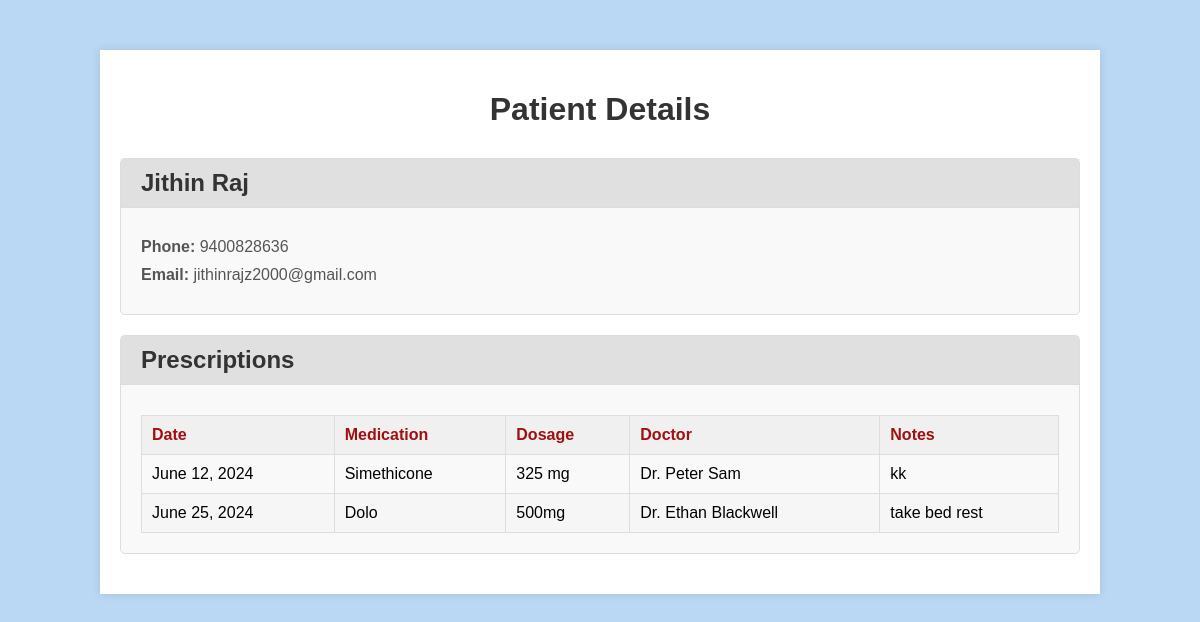
/view_patient_details_nurse/11/, run on the app's committed database.
### Hospital_mngmnt/models.py (models this page shows, shortened)
class Patient(models.Model):
    name = models.CharField(max_length=255)
    phone_number = models.CharField(max_length=10)
    email = models.EmailField(unique=True)
    password = models.CharField(max_length=255)

class Prescription(models.Model):
    doctor = models.ForeignKey(Doctor, null=True, on_delete=models.CASCADE)
    patient_name = models.CharField(max_length=100, default='')
    medication = models.CharField(max_length=100)
    dosage = models.CharField(max_length=50)
    frequency = models.CharField(max_length=50)
    start_date = models.DateField()
    end_date = models.DateField()
    notes = models.TextField()

class Doctor(models.Model):
    name = models.CharField(max_length=25)
    specialization = models.CharField(max_length=30)
    image = models.ImageField(upload_to='media', default='', blank=True)
    availability = models.BooleanField(default=True)
    desc = models.CharField(max_length=250, default='')
    def __str__(self):
        return '{}'.format(self.name)

### Hospital_mngmnt/views.py (the view)
# urls.py: path('view_patient_details_nurse/<int:patient_id>/',views.view_patient_details_nurse, name='patient_details_nurse'),
def view_patient_details_nurse(request, patient_id):
    patient = get_object_or_404(Patient, id=patient_id)
    prescriptions = Prescription.objects.filter(patient_name=patient.name)
    context = {
        'patient': patient,
        'prescriptions': prescriptions
    }
    return render(request, 'view_patient_details_nurse.html', context)

### templates/view_patient_details_nurse.html (shortened to what this page needs)
{% load static %}
    <div class="container">
        <h1>Patient Details</h1>
        <div class="card">
            <div class="card-header">
                <h2>{{ patient.name }}</h2>
            </div>
            <div class="card-body">
                <p><strong>Phone:</strong> {{ patient.phone_number}}</p>
                <p><strong>Email:</strong> {{ patient.email }}</p>
            </div>
        </div>
        <div class="card">
            <div class="card-header">
                <h2>Prescriptions</h2>
            </div>
            <div class="card-body">
                {% if prescriptions %}
                    <table>
                        <thead>
                            <tr>
                                <th>Date</th>
                                <th>Medication</th>
                                <th>Dosage</th>
                                <th>Doctor</th>
                                <th>Notes</th>
                            </tr>
                        </thead>
                        <tbody>
                            {% for prescription in prescriptions %}
                                <tr>
                                    <td>{{ prescription.start_date }}</td>
                                    <td>{{ prescription.medication }}</td>
                                    <td>{{ prescription.dosage }}</td>
                                    <td>{{ prescription.doctor }}</td>
                                    <td>{{ prescription.notes }}</td>
                                </tr>
                            {% endfor %}
                        </tbody>
                    </table>
                {% else %}
                    <p>No prescriptions found.</p>
                {% endif %}
            </div>
        </div>
    </div>

### templates/view_patient_details_nurse.html (style rules this page uses)
.container { width: 80%; margin: 50px auto; background-color: #fff; box-shadow: 0 0 10px rgba(0, 0, 0, 0.1); padding: 20px; }
h1 { text-align: center; color: #333; margin-bottom: 30px; }
.card { background-color: #f9f9f9; border: 1px solid #ddd; border-radius: 5px; margin-bottom: 20px; }
.card-header { background-color: #e0e0e0; padding: 10px 20px; border-bottom: 1px solid #ddd; }
.card-header h2 { margin: 0; font-size: 1.5em; color: #333; }
.card-body { padding: 20px; }
.card-body p { margin: 10px 0; color: #555; }
table { width: 100%; border-collapse: collapse; margin-top: 10px; }
table, th, td { border: 1px solid #ddd; }
th, td { padding: 10px; text-align: left; }
th { background-color: #f0f0f0; color: #a10f0f; }
tr:nth-child(even) { background-color: #f6f6f6; }

### data on the page
Patient: name "Jithin Raj", phone_number "9400828636", email "jithinrajz2000@gmail.com"
Prescription: start_date "June 12, 2024", medication "Simethicone", dosage "325 mg", doctor "Dr. Peter Sam", notes "kk"
Prescription: start_date "June 25, 2024", medication "Dolo", dosage "500mg", doctor "Dr. Ethan Blackwell", notes "take bed rest"
